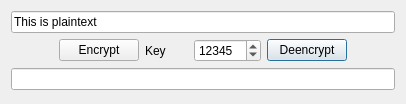
<?xml version="1.0" encoding="UTF-8"?>
<ui version="4.0">
 <class>QtToolEncrangerMainDialog</class>
 <widget class="QDialog" name="QtToolEncrangerMainDialog">
  <property name="geometry">
   <rect>
    <x>0</x>
    <y>0</y>
    <width>406</width>
    <height>104</height>
   </rect>
  </property>
  <property name="windowTitle">
   <string>Encranger</string>
  </property>
  <property name="windowIcon">
   <iconset resource="ToolEncranger.qrc">
    <normaloff>:/images/ToolEncrangerArrowDown16x16.png</normaloff>:/images/ToolEncrangerArrowDown16x16.png</iconset>
  </property>
  <layout class="QGridLayout" name="gridLayout">
   <item row="1" column="5">
    <widget class="QLabel" name="label_arrow_up">
     <property name="text">
      <string/>
     </property>
     <property name="pixmap">
      <pixmap resource="ToolEncranger.qrc">:/images/ToolEncrangerArrowUp34x34.png</pixmap>
     </property>
    </widget>
   </item>
   <item row="1" column="4">
    <widget class="QPushButton" name="button_deencrypt">
     <property name="text">
      <string>Deencrypt</string>
     </property>
    </widget>
   </item>
   <item row="1" column="3">
    <widget class="QSpinBox" name="box_key">
     <property name="maximum">
      <number>999999999</number>
     </property>
     <property name="value">
      <number>12345</number>
     </property>
    </widget>
   </item>
   <item row="1" column="1">
    <widget class="QPushButton" name="button_encrypt">
     <property name="text">
      <string>Encrypt</string>
     </property>
    </widget>
   </item>
   <item row="1" column="0">
    <widget class="QLabel" name="label_arrow_down">
     <property name="text">
      <string/>
     </property>
     <property name="pixmap">
      <pixmap resource="ToolEncranger.qrc">:/images/ToolEncrangerArrowDown34x34.png</pixmap>
     </property>
    </widget>
   </item>
   <item row="0" column="0" colspan="6">
    <widget class="QLineEdit" name="edit_plaintext">
     <property name="text">
      <string>This is plaintext</string>
     </property>
    </widget>
   </item>
   <item row="1" column="2">
    <widget class="QLabel" name="label_key">
     <property name="text">
      <string>Key</string>
     </property>
    </widget>
   </item>
   <item row="2" column="0" colspan="6">
    <widget class="QLineEdit" name="edit_encrypted_text"/>
   </item>
  </layout>
 </widget>
 <layoutdefault spacing="6" margin="11"/>
 <resources>
  <include location="ToolEncranger.qrc"/>
 </resources>
 <connections/>
</ui>
